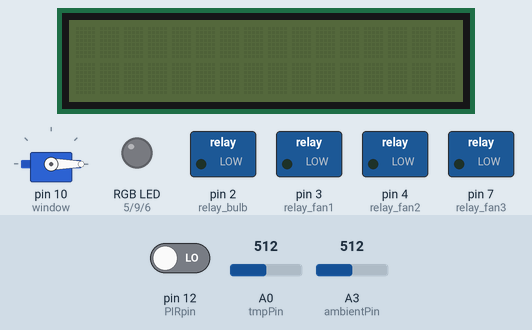
Bench run of a sketch on a simulated Arduino Uno, built with avr-gcc and run on an emulated ATmega328P. Parts: servo, 16×2 character LCD, switched loads named in the sketch (green lamp = pin HIGH), an RGB LED mixed from three pins (HIGH = lit). Inputs (shaded band) come from the test bench; at power-on: pin 12 (PIRpin) LOW, A0 (tmpPin) = 512, A3 (ambientPin) = 512. What the sketch prints to the serial monitor is not drawn.

Above: at 1.3 s.
1.4 s: pin 12 (PIRpin) driven HIGH
At 2.5 s:
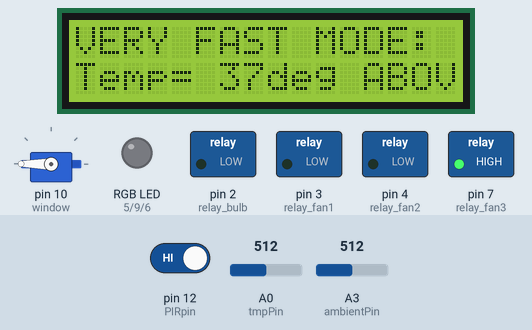
2.9 s: A0 (tmpPin) set to 263
4.4 s: A0 (tmpPin) set to 241
At 4.8 s:
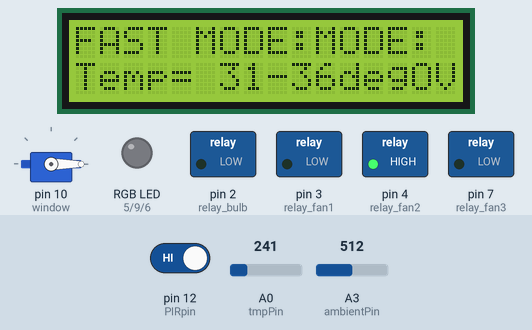
5.9 s: A0 (tmpPin) set to 156
7.4 s: A0 (tmpPin) set to 129
At 8.6 s:
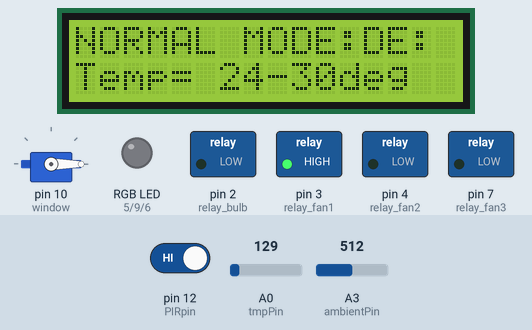
8.9 s: pin 12 (PIRpin) driven LOW
At 9.4 s:
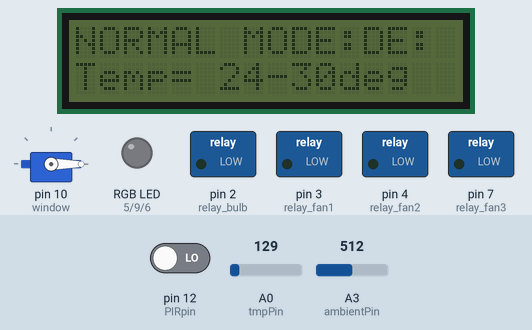
Timing chart, 0 to 11.4 s (numbered marks = the images above; inputs shaded):
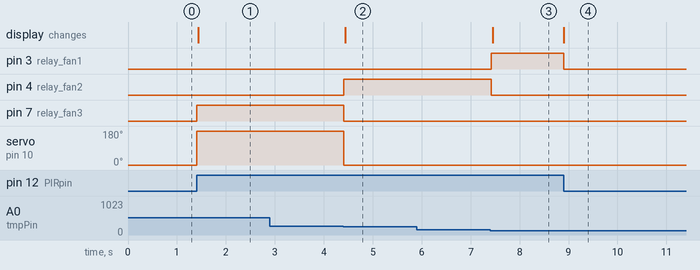

Measured:
- the behaviour switches between 252 and 251 on A0 (tmpPin) (found by bisection; images 1 and 2)
- the behaviour switches between 145 and 144 on A0 (tmpPin) (found by bisection; images 2 and 3)
- after the input at 1.4 s, pin 7 (relay_fan3): LOW → HIGH at once; servo on pin 10 (window): 0° → 180° at once; the display: changes at once (image 1)
- after the input at 2.9 s, every drawn part: stays the same
- after the input at 4.4 s, pin 4 (relay_fan2): LOW → HIGH at once; pin 7 (relay_fan3): HIGH → LOW at once; servo on pin 10 (window): 180° → 0° at once; the display: changes at once (image 2)
- after the input at 5.9 s, every drawn part: stays the same
- after the input at 7.4 s, pin 3 (relay_fan1): LOW → HIGH at once; pin 4 (relay_fan2): HIGH → LOW at once; the display: changes after 0.05 s (image 3)
- after the input at 8.9 s, pin 3 (relay_fan1): HIGH → LOW at once; the display: changes at once (image 4)

The sketch:

FINAL-PROJECT-CODES.ino
```cpp
/*
  Ambient light
  low = 0
  high = 471
*/
#include <LiquidCrystal_I2C.h>
#include <IRremote.h>
#include <Servo.h>

LiquidCrystal_I2C lcd(32, 16, 2);
Servo window;

// Ambient light pin
int ambientPin = A3;
int ambientVal;

// IR pin
int IRpin = 11;
IRrecv IR(IRpin);

// Temperature sensor pin
int tmpPin = A0;
int tmpVal;
int tmpValC;

// PIR pin
int PIRpin = 12;
int pirVal;

// Relay pin
int relay_fan1 = 3;
int relay_fan2 = 4;
int relay_fan3 = 7;
int relay_bulb = 2;

// RGB pin
int redPin = 5;
int greenPin = 9;
int bluePin = 6;

// millis()
unsigned long prevTime;
int delayInterval = 50;
int push;

void setup()
{
  Serial.begin(9600);
  // OUTPUT
  pinMode(relay_fan1, OUTPUT);
  pinMode(relay_fan2, OUTPUT);
  pinMode(relay_fan3, OUTPUT);
  pinMode(relay_bulb, OUTPUT);
  pinMode(redPin, OUTPUT);
  pinMode(greenPin, OUTPUT);
  pinMode(bluePin, OUTPUT);

  // INPUT
  pinMode(ambientPin, INPUT);
  pinMode(PIRpin, INPUT);
  pinMode(tmpPin, INPUT);
  pinMode(IRpin, INPUT);
  IR.enableIRIn();

  window.attach(10);
  window.write(0);
  lcd.begin(16, 2);
  lcd.init();
  lcd.backlight();
  lcd.setBacklight(0);
}

void loop()
{
  readValues();
  IR_remoteControl();

  if (pirVal == 1)
  {
    lcd.setBacklight(1);
    if (tmpValC >= 24 && tmpValC <= 30)
    {
      window.write(0);
      digitalWrite(relay_fan1, HIGH);
      digitalWrite(relay_fan2, LOW);
      digitalWrite(relay_fan3, LOW);

      lcd.setCursor(0,0);
      lcd.print("NORMAL MODE:");
      lcd.setCursor(0,1);
      lcd.print("Temp= 24-30deg");
      lcd.setCursor(14,1);
      lcd.print("  ");
    }
    else if (tmpValC >= 31 && tmpValC <= 36)
    {
      window.write(0);
      digitalWrite(relay_fan1, LOW);
      digitalWrite(relay_fan2, HIGH);
      digitalWrite(relay_fan3, LOW);

      lcd.setCursor(0,0);
      lcd.print("FAST MODE:");
      lcd.setCursor(0,1);
      lcd.print("Temp= 31-36deg");

    }
    else if (tmpValC >= 37)
    {
      window.write(180);
      digitalWrite(relay_fan1, LOW);
      digitalWrite(relay_fan2, LOW);
      digitalWrite(relay_fan3, HIGH);

      lcd.setCursor(0,0);
      lcd.print("VERY FAST MODE:");
      lcd.setCursor(0,1);
      lcd.print("Temp= 37deg ABOVE");

    }
    if (ambientVal < 233 || push == 11)
    {
      digitalWrite(relay_bulb, HIGH);
    }
    else if (ambientVal >= 233 || push == 0)
    {
      digitalWrite(relay_bulb, LOW);
    }
    if(push == 1)
    {
      analogWrite(redPin, 255);
      analogWrite(greenPin, 0);
      analogWrite(bluePin, 0);
    }
    else if(push == 2)
    {
      analogWrite(redPin, 0);
      analogWrite(greenPin, 255);
      analogWrite(bluePin, 0);
    }
    if(push == 3)
    {
      analogWrite(redPin, 0);
      analogWrite(greenPin, 0);
      analogWrite(bluePin, 255);
    }
    if(push == 12)
    {
      analogWrite(redPin, 0);
      analogWrite(greenPin, 0);
      analogWrite(bluePin, 0);
    }
  }
  else
  {
    analogWrite(redPin, 0);
    analogWrite(greenPin, 0);
    analogWrite(bluePin, 0);
    window.write(0);
    digitalWrite(relay_fan1, LOW);
    digitalWrite(relay_fan2, LOW);
    digitalWrite(relay_fan3, LOW);
    digitalWrite(relay_bulb, LOW);
    lcd.setBacklight(0);
  }
}

void readValues()
{
  ambientVal = analogRead(ambientPin);
  tmpVal = analogRead(tmpPin);
  tmpValC = map(tmpVal, 20, 358, 24, 43);
  Serial.println(tmpValC);
  pirVal = digitalRead(PIRpin);
}

void IR_remoteControl()
{
  while (IR.decode())
  {
    //Serial.println(IR.decodedIRData.decodedRawData, HEX);
    if (millis() - prevTime >= delayInterval)
    {
      if (IR.decodedIRData.decodedRawData == 0xFF00BF00)
      {
        Serial.println("Power");
        push = 10;
      }

      if (IR.decodedIRData.decodedRawData == 0xFD02BF00)
      {
        Serial.println("Func/Stop");
        push=12;
      }

      if (IR.decodedIRData.decodedRawData == 0xFA05BF00)
      {
        Serial.println("Pause/Play");
        push = 11;
      }
      if (IR.decodedIRData.decodedRawData == 0xF906BF00)
      {
        Serial.println("Fast forward");
      }


      if (IR.decodedIRData.decodedRawData == 0xF30CBF00)
      {
        Serial.println("0");
        push = 0;
      }

      if (IR.decodedIRData.decodedRawData == 0xEF10BF00)
      {
        Serial.println("1");
        push = 1;
      }
      if (IR.decodedIRData.decodedRawData == 0xEE11BF00)
      {
        Serial.println("2");
        push = 2;
      }
      if (IR.decodedIRData.decodedRawData == 0xED12BF00)
      {
        Serial.println("3");
        push = 3;
      }
    }
    IR.resume();
  }
}
```
